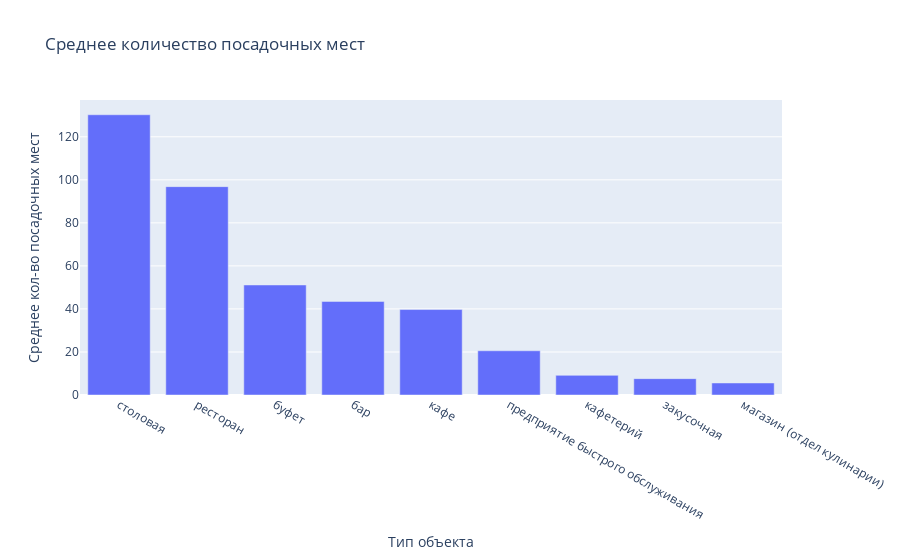

The cell this chart's notebook holds for it:
### Code cell
fig = px.bar(data.groupby('object_type',as_index=False).agg({'number':'mean'})\
    .sort_values(by='number',ascending=False), y='number', x='object_type', title='Среднее количество посадочных мест', 
    labels={'object_type':'Тип объекта', 'number':'Среднее кол-во посадочных мест'})
fig.show()

### Figure 1 — Plotly figure (JSON) as saved in the notebook; plotly's stock layout.template omitted (floating-point values rounded to 4 significant figures)
{"data": [{"alignmentgroup": "True", "hovertemplate": "Тип объекта=%{x}<br>Среднее кол-во посадочных мест=%{y}<extra></extra>", "legendgroup": "", "marker": {"color": "#636efa", "pattern": {"shape": ""}}, "name": "", "offsetgroup": "", "orientation": "v", "showlegend": false, "textposition": "auto", "type": "bar", "x": ["столовая", "ресторан", "буфет", "бар", "кафе", "предприятие быстрого обслуживания", "кафетерий", "закусочная", "магазин (отдел кулинарии)"], "xaxis": "x", "y": [130.2, 96.83, 51.13, 43.49, 39.72, 20.55, 9.123, 7.608, 5.59], "yaxis": "y"}], "layout": {"barmode": "relative", "legend": {"tracegroupgap": 0}, "title": {"text": "Среднее количество посадочных мест"}, "xaxis": {"anchor": "y", "domain": [0, 1], "title": {"text": "Тип объекта"}}, "yaxis": {"anchor": "x", "domain": [0, 1], "title": {"text": "Среднее кол-во посадочных мест"}}}}
